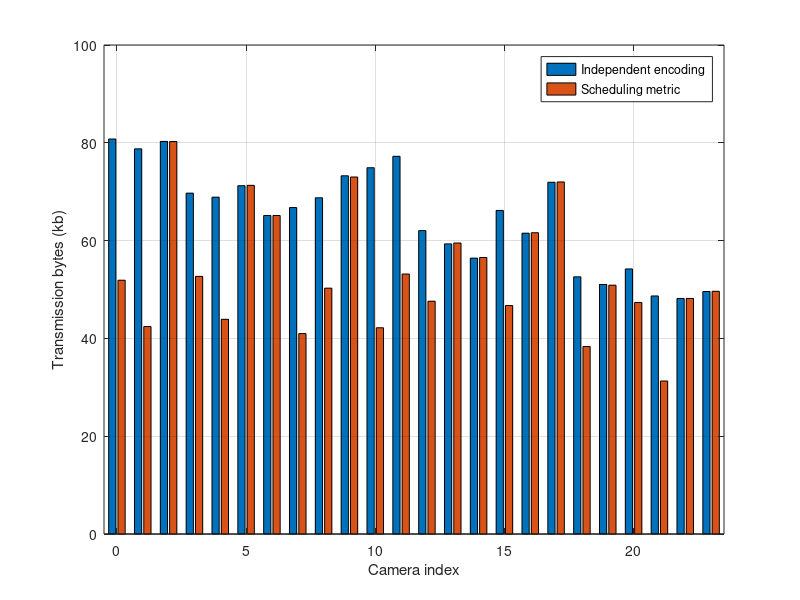

The MATLAB script that drew this image:
clear;
close all;

indep =  [82712 80658 82210 71379 70535 72939 66695 68364 70406 75013 76701 79090 63535 60752 57769 67756 62992 73657 53857 52254 55505 49849 49326 50782 ];

metric = [53145 43439 82197 53947 44959 73011 66695 41969 51482 74757 43190 54443 48746 60934 57905 47843 63088 73720 39257 52104 48475 32039 49326 50829 ];

MLS =    [43439 80658 54135 71379 70535 72939 66695 39887 50180 75013 76701 51319 63535 60752 57378 67756 62992 73657 53857 52254 55505 31839 49326 42555 ];

y = [];
for i = 1:24
    %y = [y ; indep(i) metric(i) MLS(i)];
    y = [y ; indep(i)/1024 metric(i)/1024];
end
x = 0:23;

bar(x,y);
set(gca,'xticklabel');
set(gcf,'color','none');
set(gca,'color','none');
xlim([-0.5 23.5])
%ylim([0.5 1.6]);
xlabel(gca,'Camera index');
ylabel(gca,'Transmission bytes (kb)');
legend('Independent encoding','Scheduling metric')
grid on;